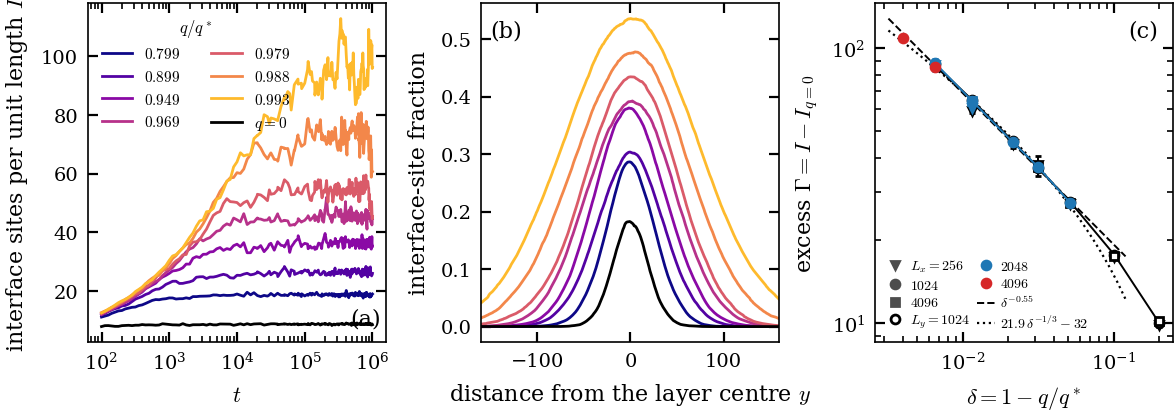

Python code for this plot:
"""Fig. wall: wetting of the wall between the two absorbing phases at p = 1/2 (E16_wall and, since
2026-10-31, R2_wall: Ly 2048 and 4096 series, longer runs; wall.py series and profiles reduced by
extract_prof.py).  (a) I(t), interface sites per unit wall length; (b) the mean interface profile across
the wall; (c) the excess adsorption Gamma = I - I(q=0) against delta = 1 - q/q*, for Lx = 256, 1024,
4096 and Ly = 1024, 2048, 4096, with the fits Gamma = A delta^-psi and A delta^-1/3 + B."""
import csv
import glob
import os
import re
import sys
from collections import defaultdict

import matplotlib.pyplot as plt
import numpy as np

from common import FIGDATA, PAGE, label, save

QS = {0.5: float(os.environ.get("QSTAR05", 0.04597)), 0.9: float(os.environ.get("QSTAR09", 0.01203))}
TMIN = 3e5      # stationary window t >= max(TMIN, T/2) (E16: T = 1e6; R2_wall: T up to 3e6)


def read(f):
    rows = list(csv.reader(open(f)))
    return np.array([[float(v) for v in r] for r in rows[1:]])


def collect():
    """{(p, q, Lx, Ly): [runs]}; a R2_wall run replaces the E16 run of the same name (the Lx 4096 seeds 1, 2
    were continued from their E16 checkpoints to 2e6 steps)."""
    runs = {}
    for exp in ("E16_wall", "R2_wall"):
        for f in sorted(glob.glob(os.path.join(FIGDATA, exp, "*.csv"))):
            if f.endswith("_prof.csv"):
                continue
            m = re.match(r"p([\d.]+)_a0.5_j2_q([\d.]+)_Lx(\d+)_Ly(\d+)_s(\d)", os.path.basename(f))
            d = read(f)
            pr = read(f[:-4] + "_prof.csv")
            runs[os.path.basename(f)] = ((float(m[1]), float(m[2]), int(m[3]), int(m[4])),
                                         dict(t=d[:, 0], I=d[:, 1], W=d[:, 6], rc=d[:, 7], alive=d[:, 5], y=pr[:, 0],
                                              prof=pr[:, 3], T=d[-1, 0]))
    g = defaultdict(list)
    for k, r in runs.values():
        g[k].append(r)
    return g


def stationary(rs):
    """Late-window means of I and W per run.  A wetted wall wanders; a run in which it has drifted so far that
    an absorbing slab is being consumed (alive fraction outside 0.5 +- 0.2) is cut at the first such record
    and dropped if fewer than three records of its window remain."""
    vals = []
    for r in rs:
        sel = r["t"] >= (r["T"] / 2 if r["T"] > 1.1e6 else TMIN)   # E16 (T 1e6): [3e5, 1e6] as published
        bad = np.flatnonzero(np.abs(r["alive"] - 0.5) >= 0.2)    # a wall more than Ly/5 from its row leaves the analysis window
        if bad.size:
            sel &= r["t"] < r["t"][bad[0]]
        if sel.sum() >= 3 and r["T"] >= 9e5:
            vals.append((r["I"][sel].mean(), r["W"][sel].mean()))
    if not vals:
        return np.nan, np.nan, np.nan, 0
    v = np.array(vals)
    return v[:, 0].mean(), v[:, 0].std(ddof=1) / np.sqrt(len(v)) if len(v) > 1 else np.nan, v[:, 1].mean(), len(v)


if __name__ == "__main__":
    g = collect()
    I0 = stationary(g.get((0.5, 0.0, 1024, 1024), []))[0]
    I0b = {Ly: stationary(g.get((0.5, 0.0, 1024, Ly), []))[0] for Ly in (1024, 2048) if (0.5, 0.0, 1024, Ly) in g}
    print(f"bare wall I0 = {I0:.2f}  (per Ly: {I0b})")
    fig, axs = plt.subplots(1, 3, figsize=(PAGE, 2.2), gridspec_kw=dict(wspace=0.32))
    xs = sorted({k[1] / QS[0.5] for k in g if k[0] == 0.5 and k[1] > 0 and k[3] == 1024})
    cmap = plt.get_cmap("plasma")
    for i, x in enumerate(xs):
        c = cmap(i / max(1, len(xs) - 1) * 0.85)
        k = min((kk for kk in g if kk[0] == 0.5 and kk[2] == 1024 and kk[3] == 1024 and kk[1] > 0),
                key=lambda kk: abs(kk[1] / QS[0.5] - x))
        rs = g.get(k, [])
        if not rs:
            continue
        t = rs[0]["t"]
        I = np.mean([r["I"] for r in rs], axis=0)
        ok = t >= 100
        axs[0].plot(t[ok], I[ok], color=c, label=f"${x:.3f}$")
        prof = np.mean([r["prof"] for r in rs], axis=0)
        axs[1].plot(rs[0]["y"], prof, color=c)
    if (0.5, 0.0, 1024, 1024) in g:
        rs = g[(0.5, 0.0, 1024, 1024)]
        t = rs[0]["t"]
        axs[0].plot(t[t >= 100], np.mean([r["I"] for r in rs], axis=0)[t >= 100], "k-", label="$q=0$")
        axs[1].plot(rs[0]["y"], np.mean([r["prof"] for r in rs], axis=0), "k-")
    axs[0].set(xscale="log", xlabel=r"$t$", ylabel=r"interface sites per unit length $I$")
    axs[0].legend(fontsize=5.5, title=r"$q/q^*$", title_fontsize=6, loc="upper left", ncol=2)
    label(axs[0], "(a)", x=0.88, y=0.1)
    axs[1].set(xlabel=r"distance from the layer centre $y$", ylabel=r"interface-site fraction", xlim=(-160, 160))
    label(axs[1], "(b)")
    ax = axs[2]
    mk = {256: "v", 1024: "o", 4096: "s"}
    lyc = {1024: "k", 2048: "C0", 4096: "C3"}
    fitx, fity, fite = [], [], []
    for Ly in (1024, 2048, 4096):
        for Lx in (256, 1024, 4096):
            pts = []
            for k, rs in g.items():
                if k[0] == 0.5 and k[2] == Lx and k[3] == Ly and k[1] > 0:
                    if Lx == 4096 and Ly == 1024 and 1 - k[1] / QS[0.5] < 0.03:
                        continue   # box too small: the wandering wall's excursions reach the other wall at delta <= 0.02
                    I, e, W, n = stationary(rs)
                    if n:
                        pts.append((1 - k[1] / QS[0.5], I - I0b.get(Ly, I0), e, W, n))
            if not pts:
                continue
            pts = np.array(sorted(pts))
            ax.errorbar(pts[:, 0], pts[:, 1], pts[:, 2], fmt=mk[Lx], color=lyc[Ly], mfc="w" if Ly == 1024 else lyc[Ly],
                        ms=3.2, capsize=1.2, lw=0.7, ls="-" if (Lx, Ly) in ((1024, 1024), (1024, 2048)) else "")
            for row in pts:
                print(f"Lx={Lx} Ly={Ly} delta={row[0]:.4f} Gamma={row[1]:.2f}+-{row[2]:.2f} W={row[3]:.1f} n={row[4]:.0f}")
            if Lx == 1024 and Ly >= 2048:
                fitx += list(pts[:, 0]); fity += list(pts[:, 1]); fite += list(np.nan_to_num(pts[:, 2], nan=1.0))
    fitx, fity, fite = np.array(fitx), np.array(fity), np.maximum(np.array(fite), 0.3)
    if len(fitx) >= 4:
        sel = fitx <= 0.1001
        w = 1 / fite[sel] ** 2
        A = np.vstack([np.ones(sel.sum()), -np.log(fitx[sel])]).T
        cov = np.linalg.inv(A.T @ (A * w[:, None]))
        lnA, psi = cov @ (A.T @ (w * np.log(fity[sel])))
        xx = np.logspace(np.log10(fitx.min() * 0.8), np.log10(0.12), 30)
        ax.plot(xx, np.exp(lnA) * xx ** -psi, "k--", lw=0.7, label=fr"$\delta^{{-{psi:.2f}}}$")
        fit_labels = []
        X = np.vstack([fitx[sel] ** (-1 / 3), np.ones(sel.sum())]).T
        cov3 = np.linalg.inv(X.T @ (X * w[:, None]))
        A3, B3 = cov3 @ (X.T @ (w * fity[sel]))
        ax.plot(xx, A3 * xx ** (-1 / 3) + B3, "k:", lw=0.8, label=fr"${A3:.1f}\,\delta^{{-1/3}} {B3:+.0f}$")
        chi_p = (w * (np.log(fity[sel]) - lnA + psi * np.log(fitx[sel])) ** 2).sum()
        chi_3 = (w * (fity[sel] - A3 * fitx[sel] ** (-1 / 3) - B3) ** 2).sum()
        print(f"fits over delta <= 0.1, Lx 1024, Ly >= 2048 ({sel.sum()} points): Gamma ~ delta^-{psi:.3f} +- {np.sqrt(cov[1, 1]):.3f} "
              f"(chi2 {chi_p:.1f}); {A3:.2f} delta^-1/3 + {B3:.2f} (chi2 {chi_3:.1f})")
    ax.set(xscale="log", yscale="log", xlabel=r"$\delta = 1 - q/q^*$", ylabel=r"excess $\Gamma = I - I_{q=0}$")
    from matplotlib.lines import Line2D
    h = [Line2D([], [], color="0.3", marker=mk[Lx], ls="", ms=3.2, mfc="0.3", label=(r"$L_x=$" if Lx == 256 else "") + f"${Lx}$")
         for Lx in (256, 1024, 4096)]
    h += [Line2D([], [], color=lyc[Ly], marker="o", ls="", ms=3.2, mfc="w" if Ly == 1024 else lyc[Ly],
                 label=(r"$L_y=$" if Ly == 1024 else "") + f"${Ly}$") for Ly in (1024, 2048, 4096)]
    h += [l for l in ax.get_lines() if l.get_label().startswith("$")]
    ax.legend(handles=h, fontsize=5, ncol=2, loc="lower left", handlelength=1.3, columnspacing=0.5, labelspacing=0.25,
              handletextpad=0.4, borderpad=0.3)
    label(ax, "(c)", x=0.85, y=0.95)
    save(fig, "fig_wall05")
